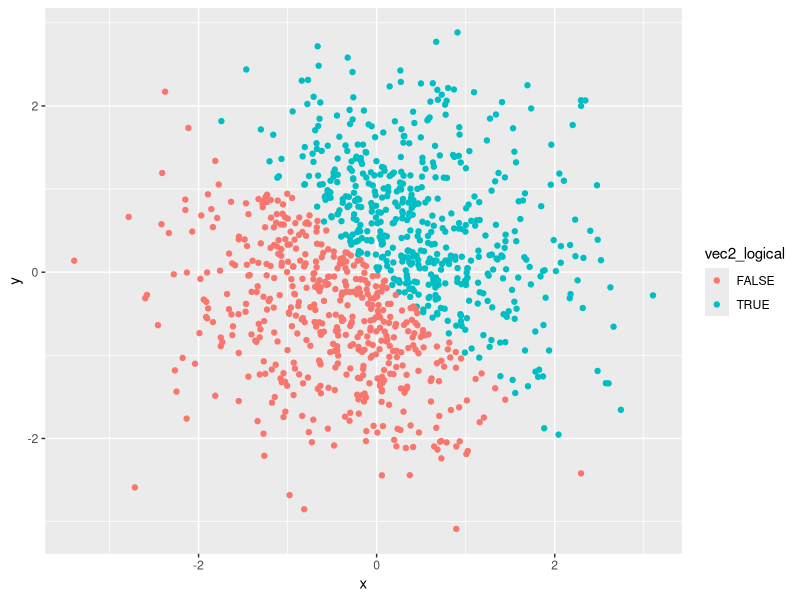
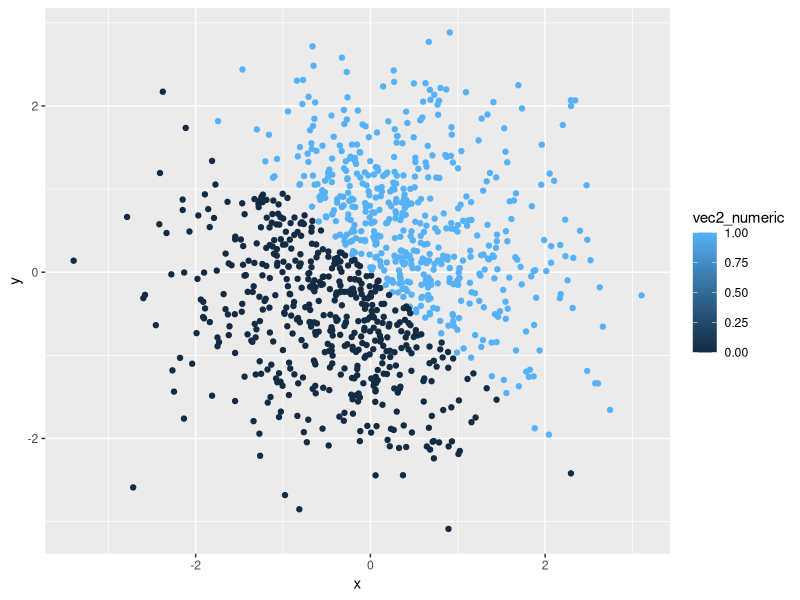
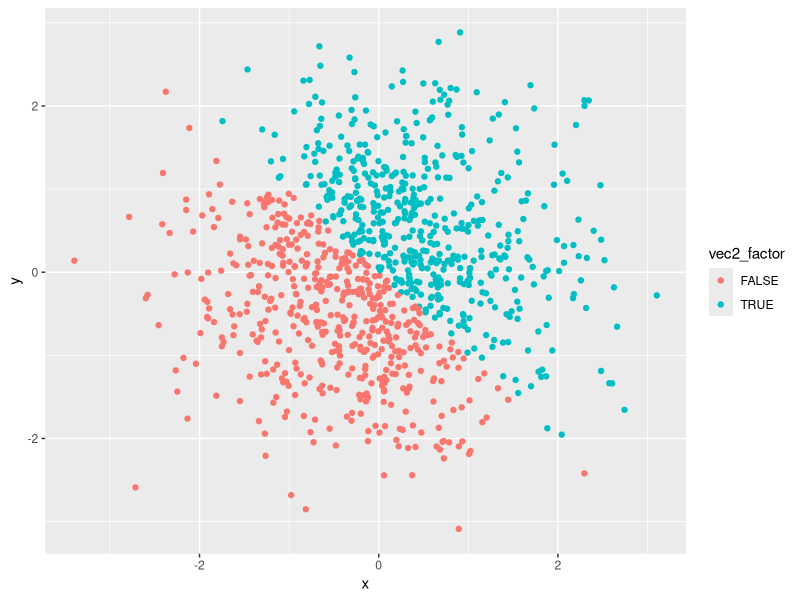
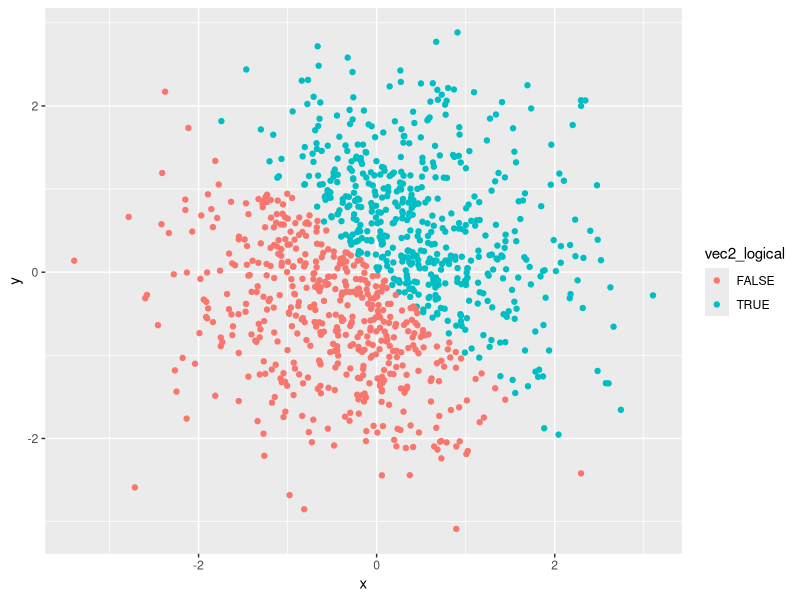

R code for these plots, in order:
## ---- chunk 1
library(tidyverse)
## ---- chunk 2
problem1_df = tibble(
  random_sample = sample(0:5, 10, replace=TRUE),
  vec_logical = c(random_sample[1:10]>2),
  vec_char= c("a","b","c","d","e","f","g","h","i","end"),
  vec_factor = factor(c("Y","N", "N", "Y","N", "N", "Y","N", "N", "N"))
)

### take the mean of each variable.

mean(problem1_df$random_sample)
mean(problem1_df$vec_logical)
mean(problem1_df$vec_char)
mean(problem1_df$vec_factor)


### check the class of each variable.

class(problem1_df$random_sample)
class(problem1_df$vec_logical)
class(problem1_df$vec_char)
class(problem1_df$vec_factor)

## ---- chunk 3
as.numeric(as.factor(problem1_df$vec_char))
as.numeric(as.character(problem1_df$vec_factor))
## ---- chunk 4
problem2_df = tibble(
  x = rnorm (1000, mean = 0, sd = 1),
  y = rnorm (1000, mean = 0, sd = 1),
  vec2_logical = c( x + y > 0 ), 
  vec2_numeric = as.numeric(vec2_logical),
  vec2_factor = as.factor(vec2_logical)
)

true_proportion = sum(problem2_df$vec2_logical, na.rm=TRUE) / length(problem2_df$vec2_logical)


## ---- chunk 5
ggplot(problem2_df, aes(x = x, y = y, color = vec2_logical)) + geom_point()
ggsave("hw1_first_plot.pdf")
ggplot(problem2_df, aes(x = x, y = y, color = vec2_numeric)) + geom_point()
ggplot(problem2_df, aes(x = x, y = y, color = vec2_factor)) + geom_point()

